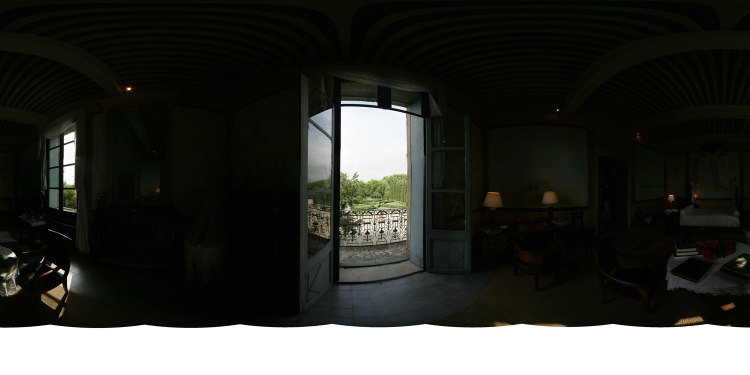
%> input picture img/test4/chateau-2.jpg, 1500 x 750 px (shown at 1/2 size); its folder holds 4 pictures in this run
$ octave --eval "result = main;"   (GNU Octave 9; MATLAB toolbox functions it lacks are replaced by stand-ins)
%> lines starting %> are read from the running program, lines starting %| are printed output that depends on the picture
%> in main, img is the input picture: size 750x1500x3 uint8; mean R, G, B 51.4, 52.9, 47.8
%| tamanho da imagem 750 vs 1500
### fusion.m
function [CNT, SAT, EXP, pesos, HDR] = fusion(imgs)
    tam = size(imgs);
%> tam = [750 1500 3 4]

    wc = 1;
    ws = 1;
    we = 1;

    CNT = contraste(imgs).^wc;
    SAT = saturacao(imgs).^ws;
    EXP = exposicao(imgs).^we;

    pesos = ones(size(CNT));
    pesos = pesos.*CNT.*SAT.*EXP;

    % [6 lines of commented-out code are left out]

    pesos = normalizar(pesos);

    piramide = piramide_glauciana(zeros(tam(1), tam(2), 3));
    for i = 1:tam(4)
        piramide_pesos = piramide_glauciana(pesos(:,:,i));
        piramide_imgs  = piramide_laplaciana(imgs(:,:,:,i));

        for l = 1:length(piramide)
            %piramide{l}(:,:,1) = piramide{l}(:,:,1) + piramide_pesos{l}.*piramide_imgs{l}(:,:,1);
            %piramide{l}(:,:,2) = piramide{l}(:,:,2) + piramide_pesos{l}.*piramide_imgs{l}(:,:,2);
            %piramide{l}(:,:,3) = piramide{l}(:,:,3) + piramide_pesos{l}.*piramide_imgs{l}(:,:,3);
            w = repmat(piramide_pesos{l}, [1 1 3]);
            a = w.*piramide_imgs{l};
            piramide{l} = piramide{l} + a;
        end
    end

    HDR = reconstruir_piramide_laplaciana(piramide);
    %HDR = normalizar(pesos);
end

function piramide = piramide_glauciana(img)
    filtro = [0,0625, 0.25, 0.375, 0.25, 0,0625];

    niveis = floor(log(min(size(img)) / log(2)));
    piramide = cell(niveis, 1);

    piramide{1} = img;
    for l = 2:niveis
        img = downsample(img, filtro);
        piramide{l} = img;
    end
end

% [17 lines left out: function piramide_laplaciana, not called in this run]

function matriz = normalizar(matriz)
    soma = sum(matriz, 3);
    for i = 1:size(matriz)(3)
        matriz(:,:,i) = matriz(:,:,i) + 0.000000001;
        matriz(:,:,i) = matriz(:,:,i)./soma;
    end
end

function peso = contraste(imgs)
    laplaciano = [0 1 0; 1 -4 1; 0 1 0];

    t = size(imgs);
%> t = [750 1500 3 4]
    peso = zeros(t(1), t(2), t(4));

    for i = 1:t(4)
        img_cinza = rgb2gray(imgs(:,:,:,i));
        peso(:,:,i) = imfilter(img_cinza, laplaciano,'replicate');

        %peso(:,:,i) = peso_contraste
    end
%> this loop made 4 passes
%> pass 3, in contraste, `img_cinza = rgb2gray(imgs(:,:,:,i));`:
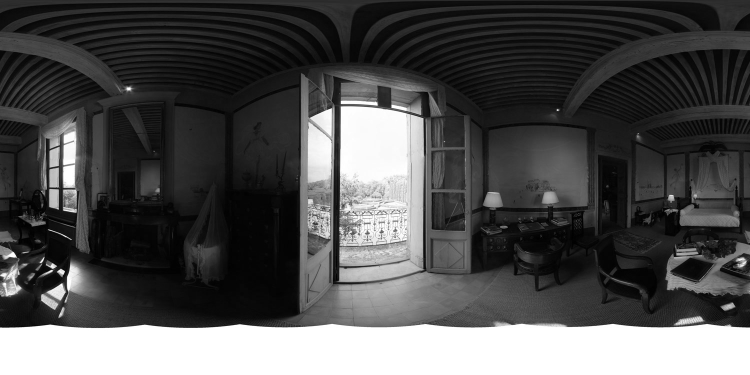
%> img_cinza: size 750x1500 double (shown at 1/2 size); min 0, max 1, mean 0.314
%> after the loop:
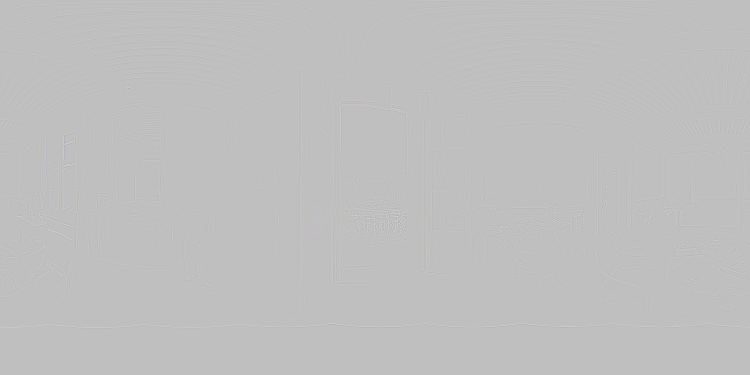
%> peso: size 750x1500x4 double (shown at 1/2 size); mean R, G, B, A 4.22e-18, 4.74e-18, 1.65e-18, 1.95e-18; transparent parts drawn white
end

% Para cada imagem,
function peso = saturacao(imgs)
    t = size(imgs);
    peso = zeros(t(1), t(2), t(4));

    for i = 1:t(4)
        img = imgs(:,:,:,i)

        r = img(:,:,1)
        g = img(:,:,2)
        b = img(:,:,3)
        media = (r + b + g) / 3.0

        peso_img = ((r - media).^2 + (g - media).^2 + (r - media).^2) / 3.;
        peso(:,:,i) = sqrt(peso_img);
    end
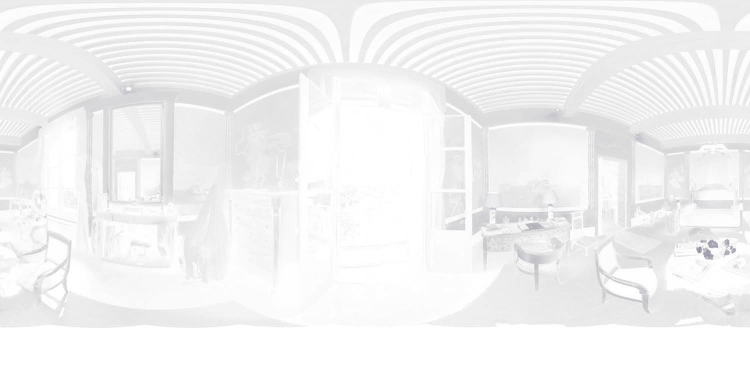
%> peso: size 750x1500x4 double (shown at 1/2 size); mean R, G, B, A 0.00799, 0.00398, 0.0218, 0.0489; transparent parts drawn white
end

function peso = exposicao(imgs)
    t = size(imgs);
    peso = zeros(t(1), t(2), t(4));

    for i = 1:size(imgs,4)
        r_img = imgs(:,:,1,i);
        g_img = imgs(:,:,2,i);
        b_img = imgs(:,:,3,i);

        r = exp(-1 * (r_img - 0.5).^2 / (2 * 0.2.^2));
        g = exp(-1 * (g_img - 0.5).^2 / (2 * 0.2.^2));
        b = exp(-1 * (b_img - 0.5).^2 / (2 * 0.2.^2));

        peso_img = r .* g .* b;

        peso(:,:,i) = peso_img;
    end
%> this loop made 4 passes
%> pass 1, in exposicao, `b = exp(-1 * (b_img - 0.5).^2 / (2 * 0.2.^2));`:
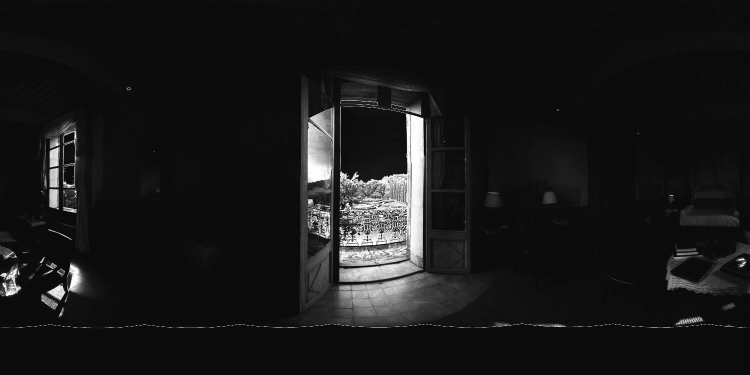
%> b: size 750x1500 double (shown at 1/2 size); min 0.0439, max 1, mean 0.0969
%> pass 1, in exposicao, `peso_img = r .* g .* b;`:
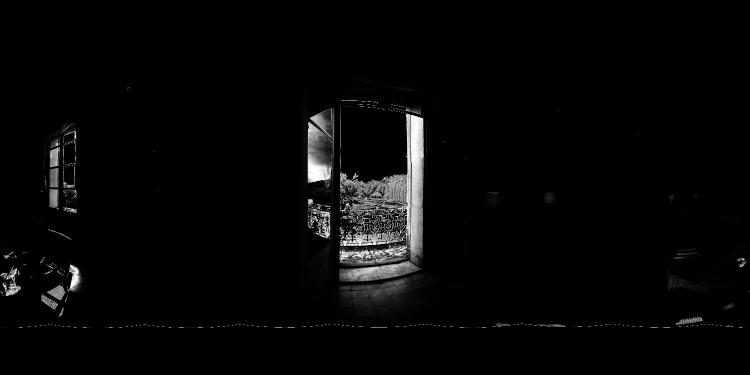
%> peso_img: size 750x1500 double (shown at 1/2 size); min 8.48e-05, max 1, mean 0.0263
%> after the loop:
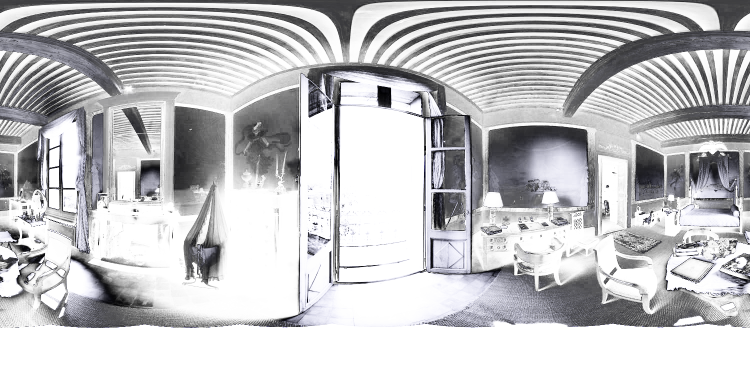
%> peso: size 750x1500x4 double (shown at 1/2 size); mean R, G, B, A 0.0263, 0.00908, 0.0802, 0.248; transparent parts drawn white
end

% [39 lines left out: functions upsample, downsample, reconstruir_piramide_laplaciana, not called in this run]


% Algoritmo de construção da pirâmide (Gonzalez, 308)

% O procedimento de tres passos a seguir é executado P vezes, para j = J, J-1, ... e J-P+1:

    % Passo 1: Calcule uma aproximação de resolução reduzida da imagem de entrada de nível j.
    % Isso é feito pela filtragem e subamostragem (downsampling) do resultado filtrado por um fator de 2.
    % Posicione a aproximação resultante no nível j-1 da pirâmide de aproximação.

    % Passo 2: Crie uma estimativa da imagem de nível j a partir da aproximação de resolução reduzida gerana no passo 1.
    % Isso é feito pela superamostragem (upsampling) e filtragem da aproximação gerada.
    % A imagem preditiva resultante terá as mesmas dimensões que a imagem de entrada de nível j.

    % Passo 3: Calcule a diferença entre a imagem preditiva do passo 2 e a entrada do passo 1.
    % Coloque esse resultado no nível j da pirâmide de residual de previsão.

% No final das P repetições (isto é, após a iteração na qual j = J - P + 1), a seída da aproximação de nível J - P
%  é colocada na pirâmide de residual de previsão no nível J - P.

### main.m
function hdr = main()

    conjunto = 'test4';
    pasta = strcat("img/", conjunto, "/");
    imagens = dir(pasta);
    qnt = size(imagens,1) - 2;

    %imgs = zeros(480,640,3, qnt);
    imgs = zeros(750,1500,3, qnt);

    for i = 3:size(imagens, 1)
        if 0 == imagens(i).isdir
            printf('lendo imagem: %s\n', strcat(pasta, imagens(i).name));

            img = imread(strcat(pasta, imagens(i).name));

            printf('tamanho da imagem %d vs %d\n', size(img)(1), size(img)(2));

            %if imgs == 0
            %    imgs = zeros(size(img)(1),size(img2), size(img)(3), qnt);
            %end

            imgs(:,:,:,i-2) = double(img) / 255;
        end
    end

    [cnt, sat, Exp, pesos, hdr] = fusion(imgs);
%> in normalizar, `soma = sum(matriz, 3);`:
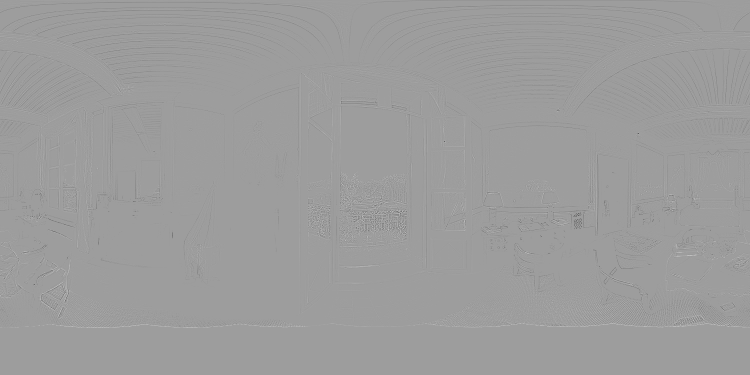
%> soma: size 750x1500 double (shown at 1/2 size); min -0.0887, max 0.0549, mean -0.00031; drawn with min black and max white
%> after the loop in normalizar, `for i = 1:size(matriz)(3)`: matriz: size 750x1500x4 double; 12.83% of the values are NaN or infinite; the others: min -3.04e+14, max 1.3e+15, mean 2.47e+09
%> after the loop in piramide_glauciana, `for l = 2:niveis`: img: size 750x1500x3 double; every value is 0
%> the run ends on the next line

    imshow(hdr);
    %nome = strcat('img-geradas/', conjunto, '/resultado.jpg');
    %print(nome, '-djpg');

    for i = 1:qnt
        % [16 lines of commented-out code are left out]
    end
end
